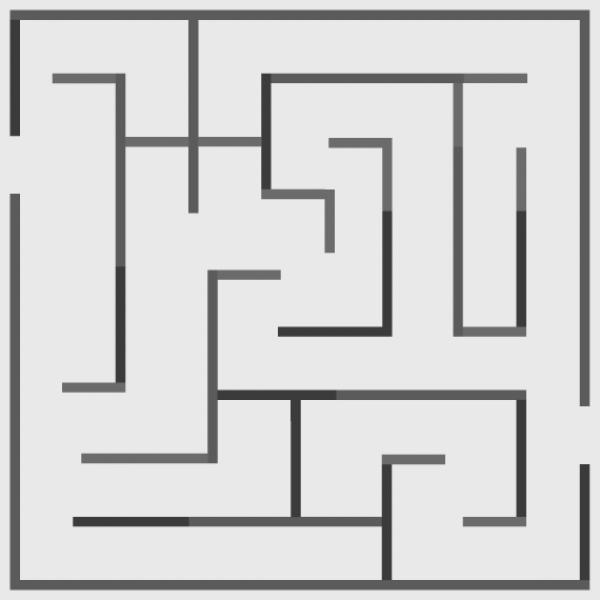
#> input picture images_mazes/10.jpg, 600 x 600 px
$ python -i start.py   (imports and definitions only)
#> lines starting #> are read from the running program, lines starting #| are printed output that depends on the picture; after the words box and inside, x2 and y2 are one past the last pixel; in counts of white or black regions, pixels touching at a corner belong together
import json

import numpy as np
import requests
from PIL import Image


def find_point_start(pixel_matrix, width, height):
    start = (-1, -1)
    for i in range(width):
        for j in range(height):
            if pixel_matrix[i, j] == 0:
                k = j
                while (k < height and pixel_matrix[i, k] == 0):
                    k += 1
                l = i
                while (l < height and pixel_matrix[l, j] == 0):
                    l += 1
                if k - j > height * 0.5 or l - i > width * 0.5:
                    start = (i, j)
                    break
        if start != (-1, -1):
            break
    return start


def find_point_end(pixel_matrix, width, height):
    finish = (-1, -1)
    for j in range(height - 1, -1, -1):  # גובה
        for i in range(width - 1, -1, -1):  # רוחב
            if pixel_matrix[i, j] == 0:  # הצירים כאן נכונים
                k = j
                while k >= 0 and pixel_matrix[i, k] == 0:
                    k -= 1
                l = i
                while l >= 0 and pixel_matrix[l, j] == 0:
                    l -= 1
                if (j - k) > height * 0.5 or (i - l) > width * 0.5:
                    finish = (i, j)
                    return finish
    return finish


def GetMaze(pixel_matrix, binary_image):
    # הסרה של השולים
    width, height = binary_image.size
    flag = False
    # צפון
    indexNorth = None
    # דרום
    indexSout = None
    # מערב
    indexWest = None
    # מזרח
    indexEast = None

    for x in range(width):
        for y in range(height):
            if pixel_matrix[x, y] == 0:
                indexNorth = x
                indexWest = y
                flag = True
                break
        if flag is True:
            break

    for i in range(width - 1, -1, -1):
        for j in range(height - 1, -1, -1):
            if pixel_matrix[i, j] == 0:
                indexSout = i
                indexEast = j
                break
        if indexEast is not None:
            break

    w, h = indexSout - indexNorth + 1, indexEast - indexWest + 1
    maze = np.empty((w, h), dtype=int)
    i, j = 0, 0
    for i in range(indexNorth, indexSout + 1, 1):
        for j in range(indexWest, indexEast + 1, 1):
            # print(pixel_matrix[i, j], end=" ")
            maze[i - indexNorth, j - indexWest] = pixel_matrix[i, j]
            # print(maze[i - indexNorth, j - indexWest], end=" ")
        # print()

    return maze


def get_matrix_maze(image_path):
    # קריאת תמונה
    image = Image.open(image_path).convert("L")
    binary_image = image.point(lambda pixel: 0 if pixel < 128 else 1, mode="1")
    w, h = binary_image.size
    pixel_matrix = binary_image.load()
    start = find_point_start(pixel_matrix, w, h)
    end = find_point_end(pixel_matrix, w, h)
    # מוודא שהנקודות נמצאו
    if start == (-1, -1) or end == (-1, -1):
        print("Couldn't find start or end point.")
        return
    # בניית תמונה מחודשת
    reconstructed_image = Image.new("1", binary_image.size)
    reconstructed_image = reconstructed_image.point(lambda pixel: 1 if pixel < 128 else 1, mode="1")
    reconstructed_pixels = reconstructed_image.load()
    for i in range(start[0], end[0] + 1):
        for j in range(start[1], end[1] + 1):
            reconstructed_pixels[i, j] = pixel_matrix[i, j]
    # reconstructed_image.show()
    p = GetMaze(reconstructed_pixels, binary_image)
    # [9 lines of commented-out code are left out]
    reconstructed_image = Image.new("RGB", p.shape)
    # reconstructed_image = reconstructed_image.point(lambda pixel: 1 if pixel < 128 else 1, mode="1")
    reconstructed_pixels = reconstructed_image.load()
    # [11 lines of commented-out code are left out]
    return p


def get_maze_solve(matrix_solve):
    reconstructed_image = Image.new("RGB", matrix_solve.shape)
    # reconstructed_image = reconstructed_image.point(lambda pixel: 1 if pixel < 128 else 1, mode="1")
    w2, h2 = matrix_solve.shape
    for i in range(w2):
        for j in range(h2):
            if matrix_solve[i, j] == 0:
                reconstructed_image.putpixel((j, i), (0, 0, 0))
            if matrix_solve[i, j] == 1:
                reconstructed_image.putpixel((j, i), (255, 255, 255))
            if matrix_solve[i, j] == 3:
                reconstructed_image.putpixel((j, i), (255, 0, 0))

    reconstructed_image.show()
    return reconstructed_image


# פונקציה המחזירה את גודל תא אחד במבוך
def GetSub(maze):
    # if maze[1, 0] == 0 and maze[1, 1] == 1:
    #     return 1, 1
    width, height = maze.shape
    wall = 0
    common_wall = [0] * height
    for x in range(width - 1):
        for y in range(height - 1):
            if maze[x, y] == 0:
                i = x
                j = y
                wall_i = 0
                wall_j = 0
                while maze[i, y] == 0:
                    if i > width - 2:
                        break
                    wall_i += 1
                    i += 1
                while maze[x, j] == 0:
                    if j == height - 2:
                        break
                    wall_j += 1
                    j += 1
                if wall_i > wall_j:
                    wall = wall_j
                else:
                    wall = wall_i
                break
            # מערך מונים- מונה את מספר הפעמים של עובי הקיר
            if wall != 0:
                common_wall[wall] += 1

    # עברתי על המערך מונים
    # מציאת הקיר
    # התעלמות מערכים של פיקסל אחד
    max = 0
    i_max = 0
    # i-אינדקס, h- הערך באינדקס
    for i, h in enumerate(common_wall):
        if i > 0:
            if h > max:
                max = h
                i_max = i

    # הקיר של המבוך
    wall = i_max
    # transition-מעבר
    transition = 0
    common_t = [0] * height
    for x in range(width - 1):
        for y in range(height - 1):
            if maze[x, y] == 1:
                i = x
                j = y
                transition_i = 0
                transition_j = 0
                while i < width - 1 and maze[i, y] == 1:
                    if i > width - 1:
                        break
                    transition_i += 1
                    i += 1
                while maze[x, j] == 1:
                    if j == height - 1:
                        break
                    transition_j += 1
                    j += 1
                if transition_i > transition_j:
                    transition = transition_j
                else:
                    transition = transition_i
                break
            # מערך מונים- מונה את מספר הפעמים של עובי הקיר
            if transition != 0:
                common_t[transition] += 1

    # עברתי על המערך מונים
    # מציאת הקיר
    # התעלמות מערכים של פיקסל אחד
    max = 0
    i_max = 0
    c = 1
    if wall == 1:
        c = 0
    # i-אינדקס, h- הערך באינדקס
    for i, h in enumerate(common_t):
        if i > c:
            if h > max:
                max = h
                i_max = i
    # הקיר של המבוך
    transition = i_max
    return transition, wall


def main(image_path):
    # image_path = "./images_mazes/5.png"
    maze = get_matrix_maze(image_path)
#> in get_matrix_maze, image is the input picture: PIL image 600x600 L; min 45, max 249, mean 209.7
#> in get_matrix_maze, `binary_image = image.point(lambda pixel: 0 if pixel < 128 else 1, mode..`:
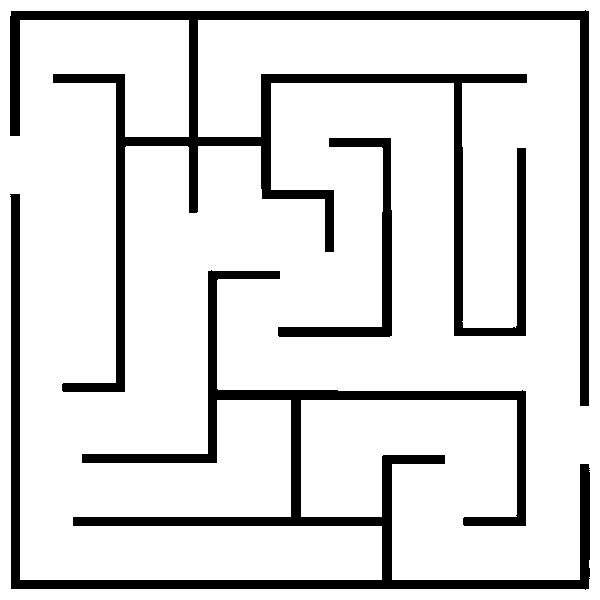
#> binary_image: PIL image 600x600 1; 85.5% white; 3 black regions, box (x1, y1, x2, y2) and area: (10, 10, 589, 406) 25563, (10, 194, 590, 590) 23391, (278, 138, 392, 337) 3368
#> in get_matrix_maze, `start = find_point_start(pixel_matrix, w, h)`: start = (10, 16)
#> in get_matrix_maze, `end = find_point_end(pixel_matrix, w, h)`: end = (588, 588)
#> in get_matrix_maze, `reconstructed_image = Image.new("1", binary_image.size)`: reconstructed_image: PIL image 600x600 1; every value is 0
#> in get_matrix_maze, `reconstructed_image = reconstructed_image.point(lambda pixel: 1 if pix..`: reconstructed_image: PIL image 600x600 1; every value is 1
#> in get_matrix_maze, `p = GetMaze(reconstructed_pixels, binary_image)`:
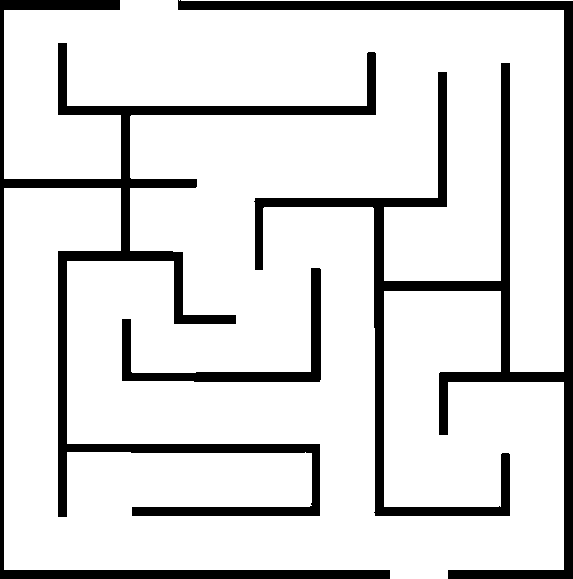
#> p: shape (579, 573) int64; values 0 (black) and 1 (white), 85.1% white; 3 black regions, box (x1, y1, x2, y2) and area: (178, 0, 573, 579) 23290, (0, 0, 390, 579) 22672, (122, 268, 321, 382) 3368
#> in get_matrix_maze, `reconstructed_image = Image.new("RGB", p.shape)`: reconstructed_image: PIL image 579x573 RGB; every value is 0
    for i in range(maze.shape[0]):
        for j in range(maze.shape[1]):
            print(maze[i, j], end=" ")
        print()
#> this loop made 579 passes
#> (printed output is left out)
    transition, wall = GetSub(maze)
#> transition = 54; wall = 0
    maze = maze.tolist()
#> maze = 579 items
    print("t", transition, "w", wall)
    maze_request = {
        "matrix_maze": maze,
        "transition": transition,
        "wall": wall
    }
    with open('maze_request.json', 'w') as json_file:
        json.dump(maze_request, json_file, indent=4)
    with open('maze_request.json', 'r') as json_file:
        maze_request = json.load(json_file)
    print(maze_request)
    url = "https://localhost:7155/s"
    headers = {'Content-Type': 'application/json'}
#> (the run stopped early here; a loop or call above may not have finished)

$ run again, on images_mazes/12.png
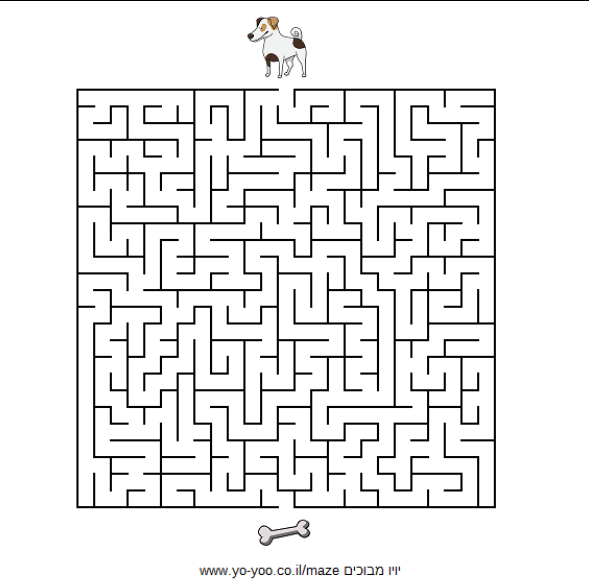
#> input picture images_mazes/12.png, 589 x 584 px
#> in get_matrix_maze, `binary_image = image.point(lambda pixel: 0 if pixel < 128 else 1, mode..`:
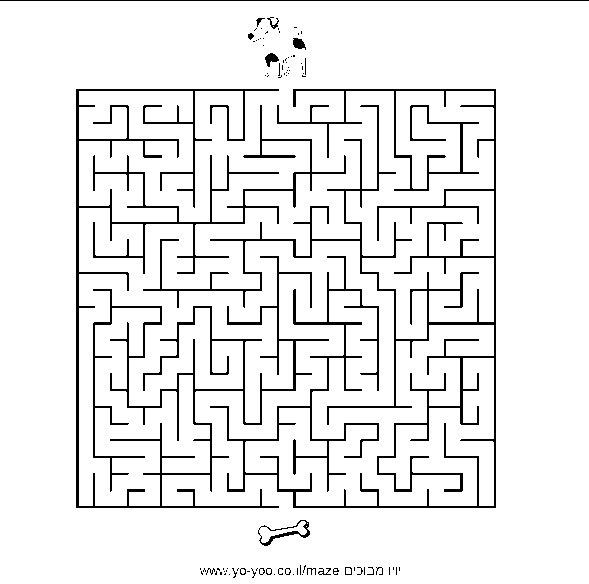
#> binary_image: PIL image 589x584 1; 92.6% white; black in thin lines or dots
#> start = (0, 0)
#> end = (495, 507)
#> in get_matrix_maze, `p = GetMaze(reconstructed_pixels, binary_image)`:
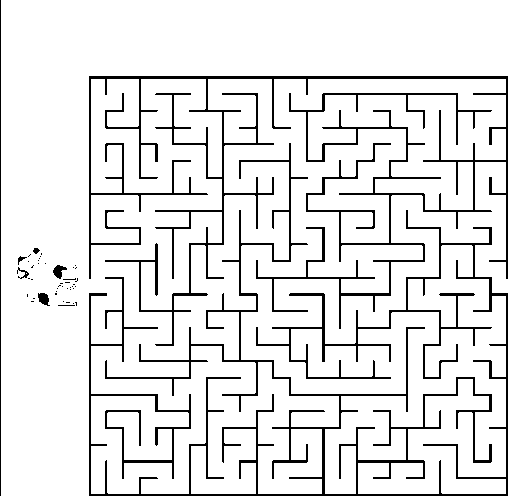
#> p: shape (496, 508) int64; values 0 (black) and 1 (white), 90.2% white; black in thin lines or dots
#> the loop in main, `for i in range(maze.shape[0]):` made 496 passes
#> (printed output is left out)
#> in main, `transition, wall = GetSub(maze)`: transition = 88; wall = 0
#> maze = 496 items

$ run again, on images_mazes/13.png
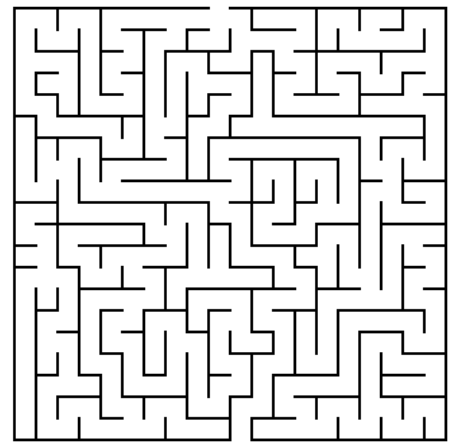
#> input picture images_mazes/13.png, 457 x 448 px
#> in get_matrix_maze, `binary_image = image.point(lambda pixel: 0 if pixel < 128 else 1, mode..`:
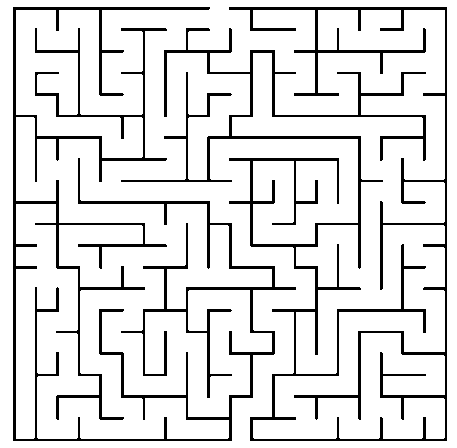
#> binary_image: PIL image 457x448 1; 87.8% white; 2 black regions, box (x1, y1, x2, y2) and area: (121, 7, 447, 441) 13113, (13, 7, 296, 441) 11920
#> start = (13, 7)
#> end = (446, 440)
#> in get_matrix_maze, `p = GetMaze(reconstructed_pixels, binary_image)`:
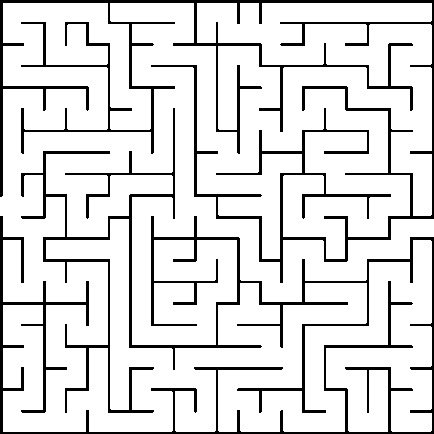
#> p: shape (434, 434) int64; values 0 (black) and 1 (white), 86.7% white; 2 black regions, box (x1, y1, x2, y2) and area: (0, 108, 434, 434) 13113, (0, 0, 434, 283) 11920
#> the loop in main, `for i in range(maze.shape[0]):` made 434 passes
#> (printed output is left out)
#> in main, `transition, wall = GetSub(maze)`: transition = 19; wall = 3
#> maze = 434 items
